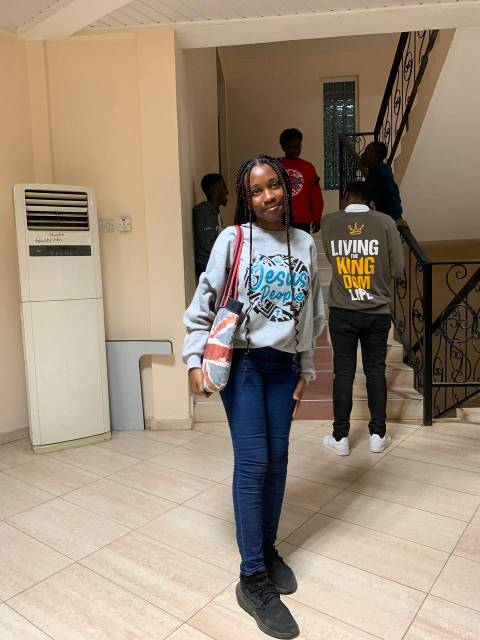
#> input picture PICT/photo_2023-07-28_00-55-48.jpg, 960 x 1280 px (shown at 1/2 size)
$ python basic_image.py
#> lines starting #> are read from the running program, lines starting #| are printed output that depends on the picture

import cv2

pic = cv2.imread('PICT/photo_2023-07-28_00-55-48.jpg',0)
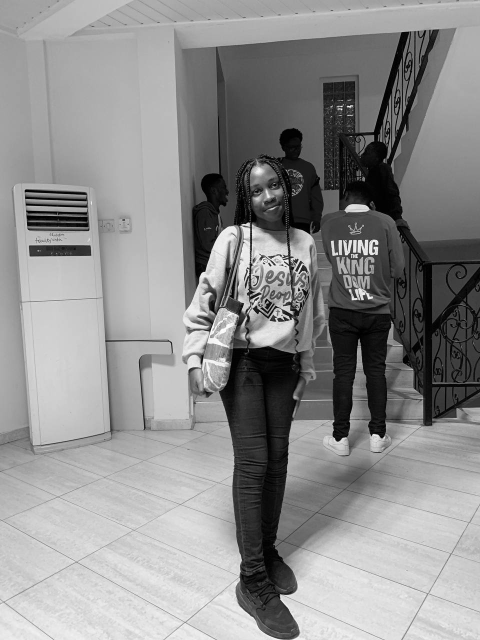
#> pic: shape (1280, 960) (shown at 1/2 size); min 0, max 255, mean 141.6

#resize image
#pic = cv2.resize(pic,(0,0), fx= 2, fy= 2)

#rotate image
#pic = cv2.rotate(pic, cv2.ROTATE_90_CLOCKWISE)

#save changes
cv2.imwrite('NEW.png',pic)

cv2.imshow('ED', pic)

#essential
cv2.waitKey(0)
cv2.destroyAllWindows()

$ run again, with PICT/photo_2023-07-28_01-31-06.jpg copied over PICT/photo_2023-07-28_00-55-48.jpg
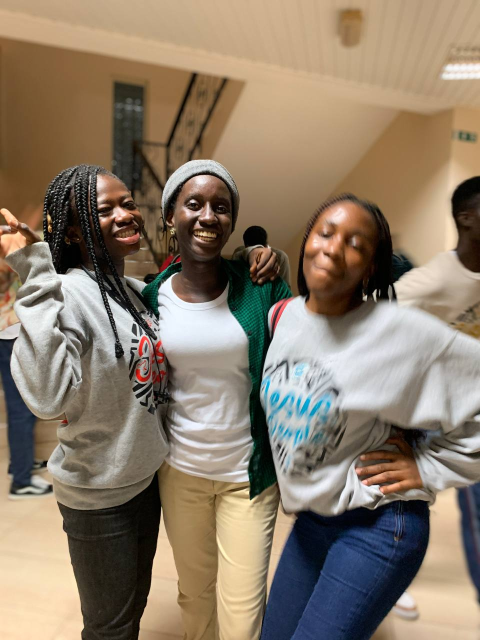
#> input picture PICT/photo_2023-07-28_01-31-06.jpg, 960 x 1280 px (shown at 1/2 size)
#> `pic = cv2.imread('PICT/photo_2023-07-28_00-55-48.jpg',0)`:
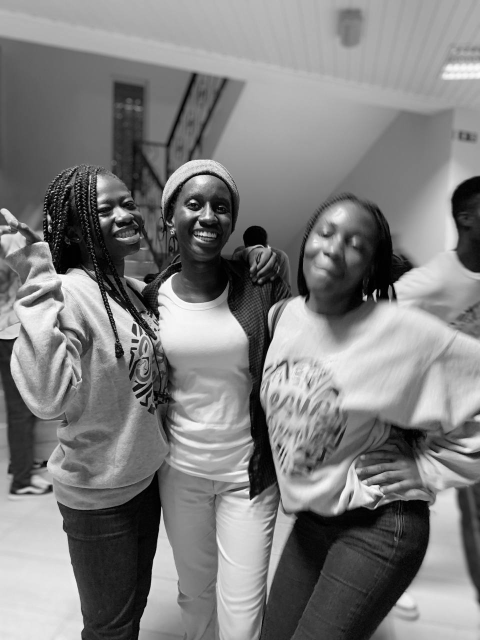
#> pic: shape (1280, 960) (shown at 1/2 size); min 0, max 255, mean 127.1

$ run again, with PICT/IMG-20230419-WA0002.jpg copied over PICT/photo_2023-07-28_00-55-48.jpg
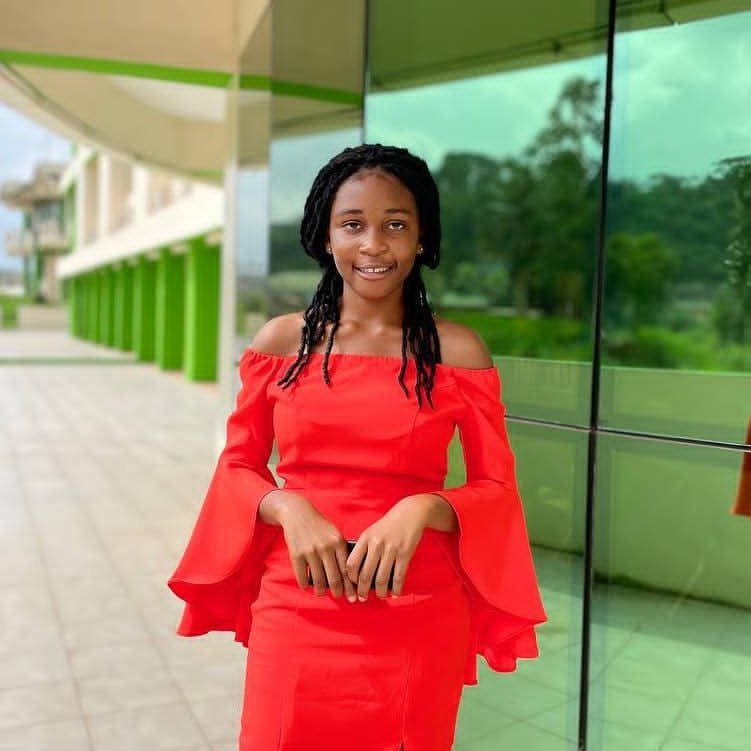
#> input picture PICT/IMG-20230419-WA0002.jpg, 751 x 751 px
#> `pic = cv2.imread('PICT/photo_2023-07-28_00-55-48.jpg',0)`:
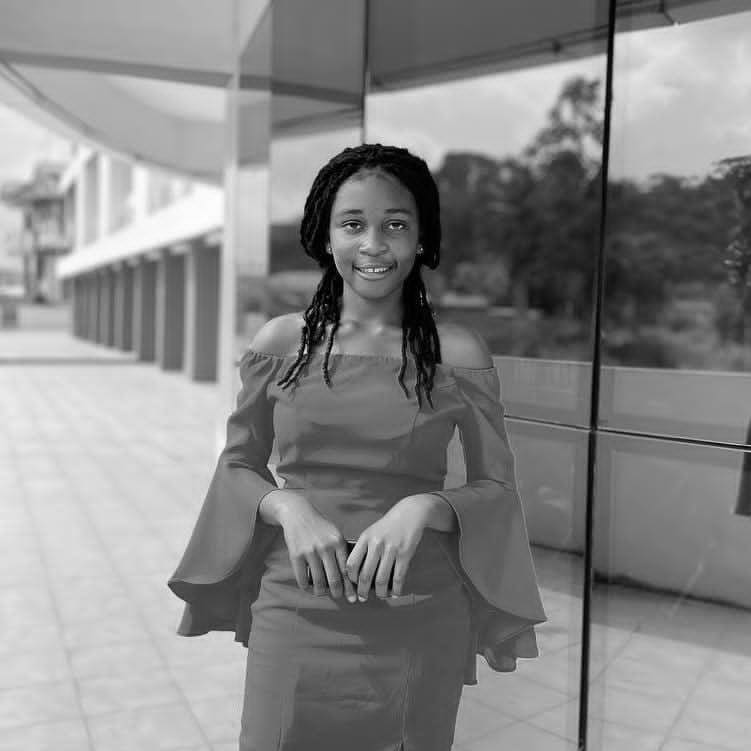
#> pic: shape (751, 751); min 0, max 254, mean 135.5

$ run again, with PICT/IMG-20230828-WA0044.jpg copied over PICT/photo_2023-07-28_00-55-48.jpg
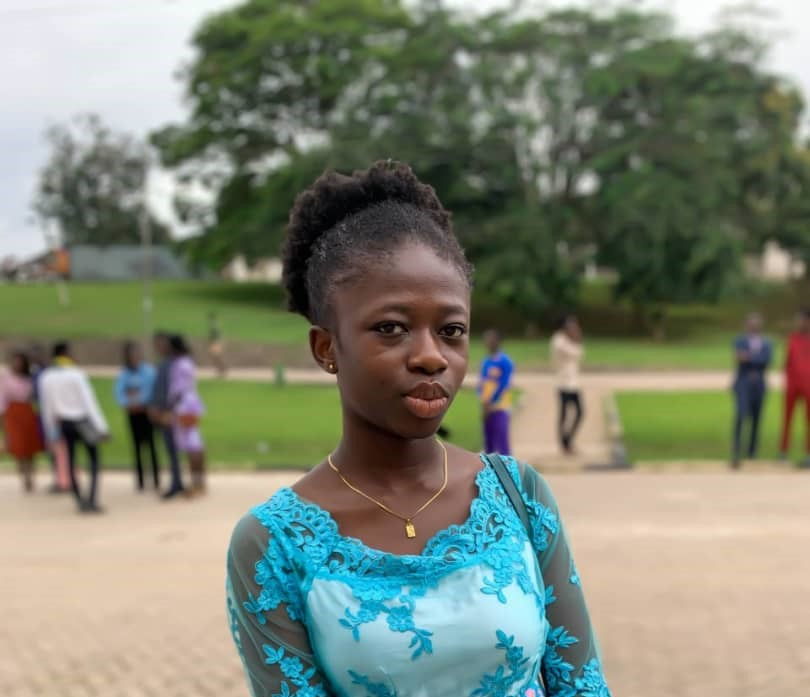
#> input picture PICT/IMG-20230828-WA0044.jpg, 810 x 697 px
#> `pic = cv2.imread('PICT/photo_2023-07-28_00-55-48.jpg',0)`:
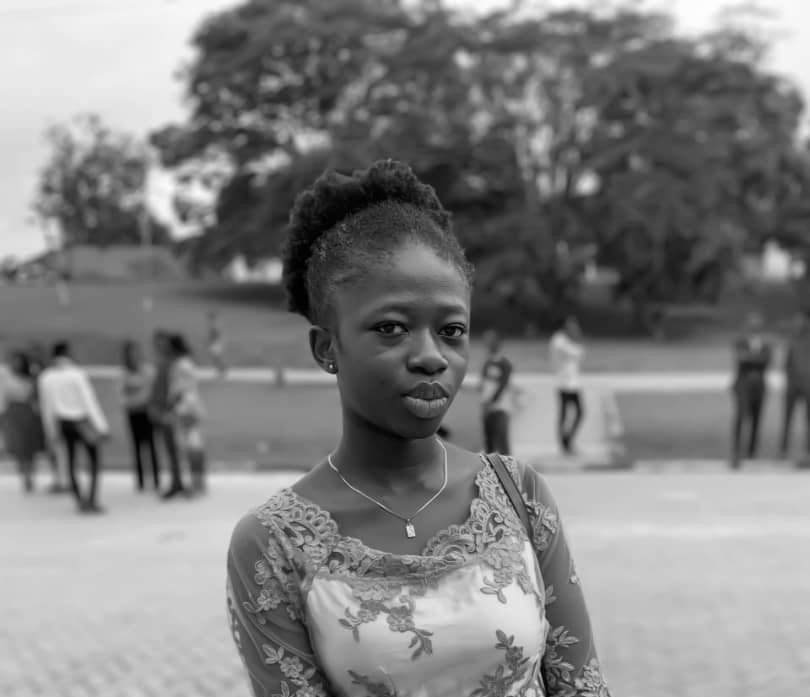
#> pic: shape (697, 810); min 0, max 255, mean 128.4
